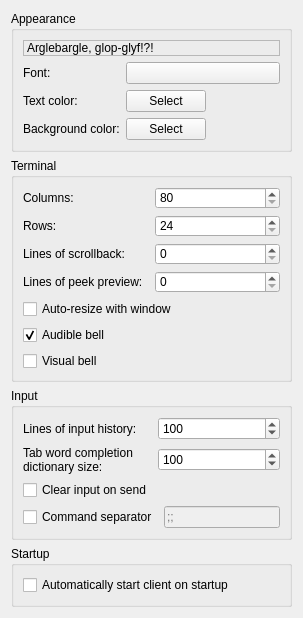
<?xml version="1.0" encoding="UTF-8"?>
<ui version="4.0">
 <class>ClientPage</class>
 <widget class="QWidget" name="ClientPage">
  <property name="geometry">
   <rect>
    <x>0</x>
    <y>0</y>
    <width>303</width>
    <height>534</height>
   </rect>
  </property>
  <property name="windowTitle">
   <string>Form</string>
  </property>
  <layout class="QVBoxLayout" name="verticalLayout">
   <item>
    <widget class="QGroupBox" name="groupBox">
     <property name="title">
      <string>Appearance</string>
     </property>
     <layout class="QGridLayout" name="gridLayout">
      <item row="1" column="1" colspan="3">
       <widget class="QPushButton" name="fontPushButton">
        <property name="text">
         <string/>
        </property>
       </widget>
      </item>
      <item row="1" column="0">
       <widget class="QLabel" name="label">
        <property name="text">
         <string>Font:</string>
        </property>
        <property name="buddy">
         <cstring>fontPushButton</cstring>
        </property>
       </widget>
      </item>
      <item row="3" column="1" colspan="2">
       <widget class="QPushButton" name="bgColorPushButton">
        <property name="text">
         <string>Select</string>
        </property>
       </widget>
      </item>
      <item row="3" column="0">
       <widget class="QLabel" name="label_2">
        <property name="text">
         <string>Background color:</string>
        </property>
        <property name="wordWrap">
         <bool>true</bool>
        </property>
        <property name="buddy">
         <cstring>bgColorPushButton</cstring>
        </property>
       </widget>
      </item>
      <item row="2" column="1" colspan="2">
       <widget class="QPushButton" name="fgColorPushButton">
        <property name="text">
         <string>Select</string>
        </property>
       </widget>
      </item>
      <item row="2" column="0">
       <widget class="QLabel" name="label_4">
        <property name="text">
         <string>Text color:</string>
        </property>
        <property name="buddy">
         <cstring>fgColorPushButton</cstring>
        </property>
       </widget>
      </item>
      <item row="2" column="3">
       <spacer name="horizontalSpacer">
        <property name="orientation">
         <enum>Qt::Horizontal</enum>
        </property>
        <property name="sizeHint" stdset="0">
         <size>
          <width>40</width>
          <height>20</height>
         </size>
        </property>
       </spacer>
      </item>
      <item row="0" column="0" colspan="4">
       <widget class="QLabel" name="exampleLabel">
        <property name="frameShape">
         <enum>QFrame::StyledPanel</enum>
        </property>
        <property name="frameShadow">
         <enum>QFrame::Raised</enum>
        </property>
        <property name="text">
         <string>Arglebargle, glop-glyf!?!</string>
        </property>
        <property name="margin">
         <number>3</number>
        </property>
        <property name="indent">
         <number>3</number>
        </property>
       </widget>
      </item>
     </layout>
    </widget>
   </item>
   <item>
    <widget class="QGroupBox" name="groupBox_3">
     <property name="title">
      <string>Terminal</string>
     </property>
     <layout class="QGridLayout" name="gridLayout_3">
      <item row="4" column="1">
       <widget class="QSpinBox" name="scrollbackSpinBox">
        <property name="showGroupSeparator" stdset="0">
         <bool>true</bool>
        </property>
        <property name="minimum">
         <number>0</number>
        </property>
        <property name="maximum">
         <number>2147483647</number>
        </property>
       </widget>
      </item>
      <item row="0" column="1">
       <widget class="QSpinBox" name="columnsSpinBox">
        <property name="showGroupSeparator" stdset="0">
         <bool>true</bool>
        </property>
        <property name="minimum">
         <number>80</number>
        </property>
        <property name="maximum">
         <number>1000</number>
        </property>
       </widget>
      </item>
      <item row="0" column="0">
       <widget class="QLabel" name="label_7">
        <property name="text">
         <string>Columns:</string>
        </property>
        <property name="buddy">
         <cstring>columnsSpinBox</cstring>
        </property>
       </widget>
      </item>
      <item row="1" column="0">
       <widget class="QLabel" name="label_6">
        <property name="text">
         <string>Rows:</string>
        </property>
        <property name="buddy">
         <cstring>rowsSpinBox</cstring>
        </property>
       </widget>
      </item>
      <item row="6" column="0" colspan="2">
       <widget class="QCheckBox" name="autoResizeTerminalCheckBox">
        <property name="text">
         <string>Auto-resize with window</string>
        </property>
       </widget>
      </item>
      <item row="1" column="1">
       <widget class="QSpinBox" name="rowsSpinBox">
        <property name="showGroupSeparator" stdset="0">
         <bool>true</bool>
        </property>
        <property name="minimum">
         <number>24</number>
        </property>
        <property name="maximum">
         <number>1000</number>
        </property>
       </widget>
      </item>
      <item row="4" column="0">
       <widget class="QLabel" name="label_5">
        <property name="text">
         <string>Lines of scrollback:</string>
        </property>
        <property name="wordWrap">
         <bool>true</bool>
        </property>
        <property name="buddy">
         <cstring>scrollbackSpinBox</cstring>
        </property>
       </widget>
      </item>
      <item row="5" column="0">
       <widget class="QLabel" name="label_9">
        <property name="text">
         <string>Lines of peek preview:</string>
        </property>
        <property name="buddy">
         <cstring>previewSpinBox</cstring>
        </property>
       </widget>
      </item>
      <item row="5" column="1">
       <widget class="QSpinBox" name="previewSpinBox"/>
      </item>
      <item row="7" column="0" colspan="2">
       <widget class="QCheckBox" name="audibleBellCheckBox">
        <property name="text">
         <string>Audible bell</string>
        </property>
        <property name="checked">
         <bool>true</bool>
        </property>
       </widget>
      </item>
      <item row="8" column="0" colspan="2">
       <widget class="QCheckBox" name="visualBellCheckBox">
        <property name="text">
         <string>Visual bell</string>
        </property>
        <property name="checked">
         <bool>false</bool>
        </property>
       </widget>
      </item>
     </layout>
    </widget>
   </item>
   <item>
    <widget class="QGroupBox" name="groupBox_2">
     <property name="title">
      <string>Input</string>
     </property>
     <layout class="QGridLayout" name="gridLayout_2">
      <item row="2" column="0">
       <widget class="QLabel" name="label_3">
        <property name="text">
         <string>Tab word completion dictionary size:</string>
        </property>
        <property name="wordWrap">
         <bool>true</bool>
        </property>
        <property name="buddy">
         <cstring>tabDictionarySpinBox</cstring>
        </property>
       </widget>
      </item>
      <item row="1" column="0">
       <widget class="QLabel" name="label_8">
        <property name="text">
         <string>Lines of input history:</string>
        </property>
        <property name="wordWrap">
         <bool>true</bool>
        </property>
        <property name="buddy">
         <cstring>inputHistorySpinBox</cstring>
        </property>
       </widget>
      </item>
      <item row="2" column="1">
       <widget class="QSpinBox" name="tabDictionarySpinBox">
        <property name="showGroupSeparator" stdset="0">
         <bool>true</bool>
        </property>
        <property name="minimum">
         <number>0</number>
        </property>
        <property name="maximum">
         <number>1000</number>
        </property>
        <property name="value">
         <number>100</number>
        </property>
       </widget>
      </item>
      <item row="1" column="1">
       <widget class="QSpinBox" name="inputHistorySpinBox">
        <property name="showGroupSeparator" stdset="0">
         <bool>true</bool>
        </property>
        <property name="minimum">
         <number>0</number>
        </property>
        <property name="maximum">
         <number>1000</number>
        </property>
        <property name="value">
         <number>100</number>
        </property>
       </widget>
      </item>
      <item row="3" column="0">
       <widget class="QCheckBox" name="clearInputCheckBox">
        <property name="text">
         <string>Clear input on send</string>
        </property>
       </widget>
      </item>
      <item row="3" column="1">
       <spacer name="horizontalSpacer_2">
        <property name="orientation">
         <enum>Qt::Horizontal</enum>
        </property>
        <property name="sizeHint" stdset="0">
         <size>
          <width>40</width>
          <height>20</height>
         </size>
        </property>
       </spacer>
      </item>
      <item row="4" column="0" colspan="2">
       <layout class="QHBoxLayout" name="commandSeparatorLayout">
        <item>
         <widget class="QCheckBox" name="commandSeparatorCheckBox">
          <property name="text">
           <string>Command separator</string>
          </property>
         </widget>
        </item>
        <item>
         <widget class="QLineEdit" name="commandSeparatorLineEdit">
          <property name="enabled">
           <bool>false</bool>
          </property>
          <property name="maxLength">
           <number>2</number>
          </property>
          <property name="placeholderText">
           <string>;;</string>
          </property>
         </widget>
        </item>
       </layout>
      </item>
     </layout>
    </widget>
   </item>
   <item>
    <widget class="QGroupBox" name="startupGroupBox">
     <property name="title">
      <string>Startup</string>
     </property>
     <layout class="QVBoxLayout" name="verticalLayout_2">
      <item>
       <widget class="QCheckBox" name="autoStartClientCheck">
        <property name="text">
         <string>Automatically start client on startup</string>
        </property>
       </widget>
      </item>
     </layout>
    </widget>
   </item>
   <item>
    <spacer name="verticalSpacer">
     <property name="orientation">
      <enum>Qt::Vertical</enum>
     </property>
     <property name="sizeHint" stdset="0">
      <size>
       <width>20</width>
       <height>40</height>
      </size>
     </property>
    </spacer>
   </item>
  </layout>
 </widget>
 <tabstops>
  <tabstop>fontPushButton</tabstop>
  <tabstop>fgColorPushButton</tabstop>
  <tabstop>bgColorPushButton</tabstop>
  <tabstop>columnsSpinBox</tabstop>
  <tabstop>rowsSpinBox</tabstop>
  <tabstop>scrollbackSpinBox</tabstop>
  <tabstop>previewSpinBox</tabstop>
  <tabstop>autoResizeTerminalCheckBox</tabstop>
  <tabstop>inputHistorySpinBox</tabstop>
  <tabstop>tabDictionarySpinBox</tabstop>
  <tabstop>clearInputCheckBox</tabstop>
  <tabstop>commandSeparatorCheckBox</tabstop>
  <tabstop>commandSeparatorLineEdit</tabstop>
  <tabstop>autoStartClientCheck</tabstop>
 </tabstops>
 <resources/>
 <connections/>
</ui>
